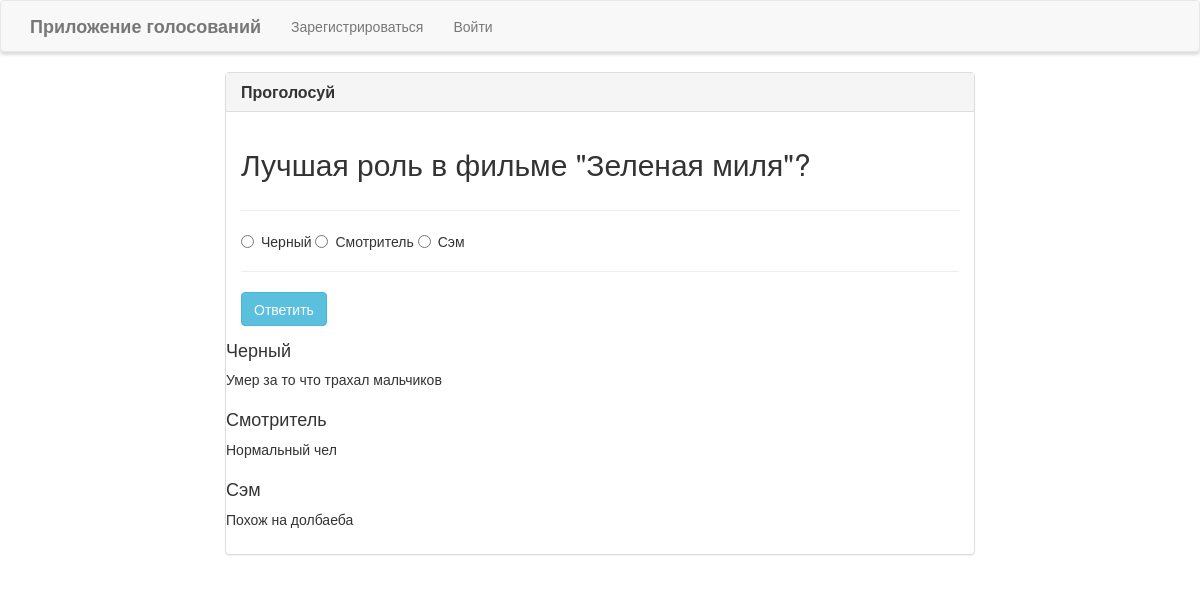
The app's page /vote/1/, older data.
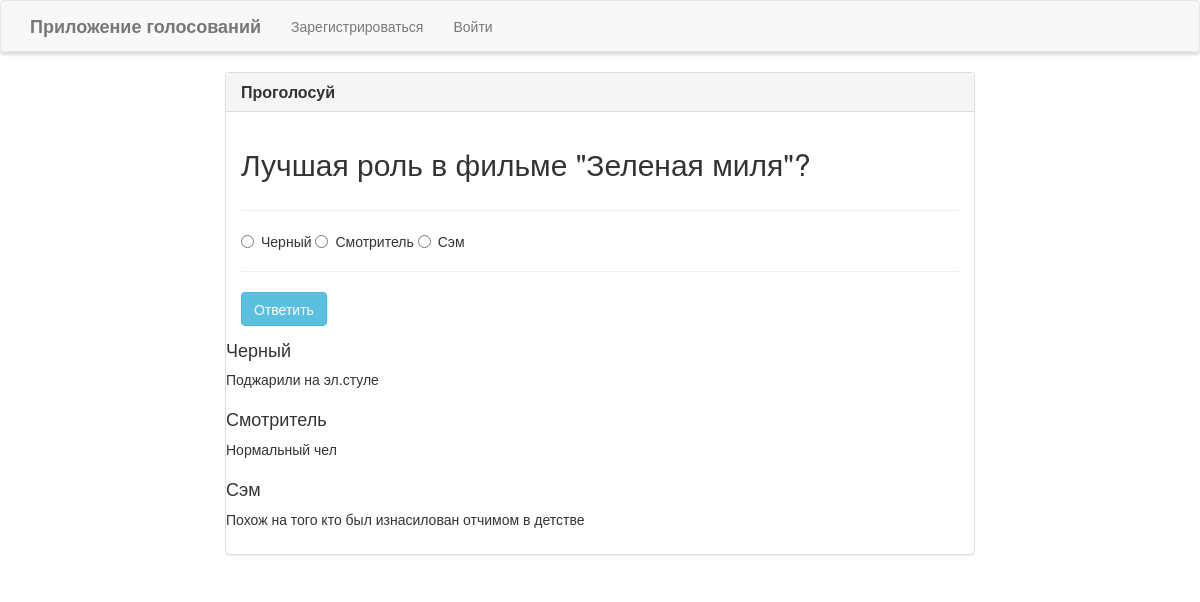
The same page, newer data.
### poll/models.py (models this page shows, shortened)
class Poll(models.Model):
    question = models.TextField()
    date_start = models.DateTimeField(auto_now=True)
    date_end = models.DateTimeField()
    max_amount = models.IntegerField(default=0)
    is_published = models.BooleanField(default=True)
    winner = models.CharField(max_length=50, default='Nobody')

class Answer(models.Model):
    answer = models.ForeignKey('Poll', on_delete=models.CASCADE)
    name = models.CharField(max_length=50)
    age = models.IntegerField()
    biography = models.TextField(blank=True)
    vote = models.IntegerField(default=0)

### poll/views.py (the view, shortened to what this page needs)
# urls.py: path('vote/<int:poll_id>/', views.vote, name='vote'),#страница с голосованием по опросу
def vote(request, poll_id):
    question = get_object_or_404(Poll, pk=poll_id)
    answers = Answer.objects.filter(answer_id=poll_id)
    context = {
        'question': question,
        'answers': answers,
    }
    return render(request, 'poll/vote.html', context=context)

### poll/templates/poll/vote.html (shortened to what this page needs)
{% extends "poll/base.html" %}
{% load static %}
{% block main %}
<div class="row">
    <div class="col-lg-8 col-lg-offset-2">
        <div class="panel panel-default">
            <div class="panel-heading">
                <h3 class="panel-title">Проголосуй</h3>
            </div>
            <div class="panel-body">
                <div class="row">
                    <div class="col-lg-12">
                        <h2>{{ question.question }}</h2>
                    </div>
                </div>
                <div class="row">
                    <div class="col-lg-12">
                        <hr />
                        <form method="POST">
                            <div class="form-group">
                                <div class="radio">
                                    {% for answer in answers %}
                                    <label>
                                        <input type="radio" name="poll" value="{{ answer.name }}" required>
                                            {{ answer.name }}
                                    </label>
                                    {% endfor %}
                                </div>
                            </div>
                            <hr />
                            <button type="submit" class="btn btn-info">
                                Ответить
                            </button>
                        </form>
                    </div>
                    {% for answer in answers %}
                    <div class="block_about">
                        <div class="about_name">
                            <h4>{{ answer.name }}</h4>
                        </div>
                        <div class="about_biography">
                            <p>{{ answer.biography }}</p>
                        </div>
                    </div>
                    {% endfor %}
                </div>
            </div>
        </div>
    </div>
</div>
{% endblock %}

### poll/templates/poll/base.html (shortened to what this page needs)
{% load static %}
<html lang="en">
    <head>
        <link rel="stylesheet" href="{% static 'poll/css/main.css' %}">
        <link rel="stylesheet" href="https://maxcdn.bootstrapcdn.com/bootstrap/3.3.7/css/bootstrap.min.css">
    </head>
    <body>
        <nav class="navbar navbar-default" role="navigation">
            <div class="container">
                <div class="navbar-header">
                    <a class="navbar-brand" href="{% url 'home' %}">Приложение голосований</a>
                </div>
                <div class="collapse navbar-collapse navbar-ex1-collapse">
                    <ul class="nav navbar-nav">
                        {% if user.is_authenticated %}
                        <li><a href="#">Вы вошли как {{ user.username }}</a></li>
                        <form action="{% url 'logoutuser' %}" method="POST">
                            {% csrf_token %}
                            <button type="submit">Выйти</button>
                        </form>
                        {% else %}
                        <li><a href="{% url 'signupuser' %}">Зарегистрироваться</a></li>
                        <li><a href="{% url 'loginuser' %}">Войти</a></li>
                        {% endif %}
                    </ul>
                </div>
            </div>
        </nav>
        <div class="container">
            {% block main %}{% endblock %}
        </div>
    </body>
</html>

### poll/static/poll/css/main.css (style rules this page uses)
.navbar-default, .btn, .form-control, .panel { border-radius: 0; }
.navbar-default { background-color: rgba(245, 245, 220, .7); border-color: rgba(245, 245, 220, .6); box-shadow: 0px 3px 3px 0px #ddd; }
.panel-default > .panel-heading { color: #333; background-color: rgba(245, 245, 220, .7); border-color: rgba(245, 245, 220, .6); border-top-left-radius: 0; border-top-right-radius: 0; }
.panel { box-shadow: 0px 3px 3px 0px #ddd; }
a.navbar-brand, .panel-title { font-weight: bolder; }

Row changes from the older to the newer data that the page shows:
changed Answer "Черный": biography "Умер за то что трахал мальчиков" → "Поджарили на эл.стуле"
changed Answer "Сэм": biography "Похож на долбаеба" → "Похож на того кто был изнасилован отчимом в детстве"
